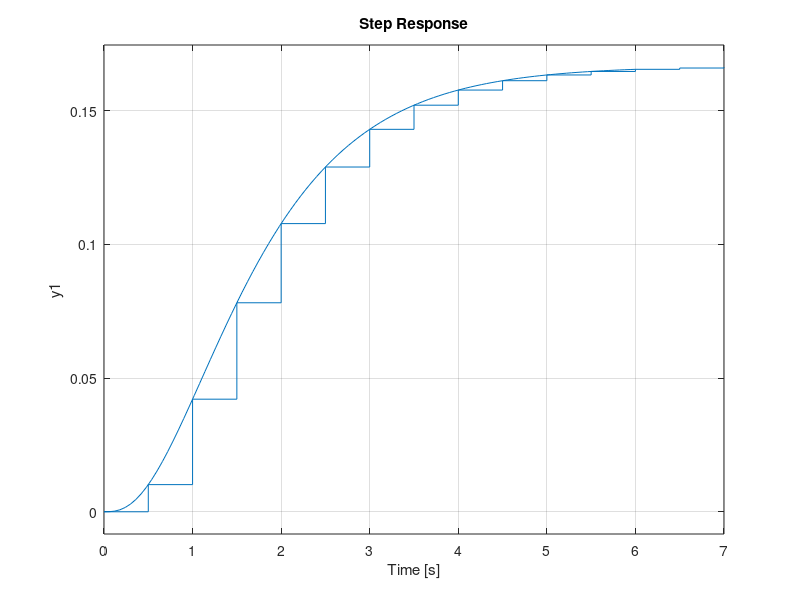

Write the MATLAB code that produced this figure.
A = [0 1;-0.2 -0.1];
B = [0; 1];
C = [1 0];
D = 0;
sys_c=tf(ss(A,B,C,D));
sys_d=c2d(sys_c,0.5,'zoh');
step(sys_c);hold on;
step(sys_d);
%%
t=0:0.5:10;
z=[];
p=[-1;-2;-3];
k=1;
[num,den]=zp2tf(z,p,k);
sys_c=tf(num,den);
sys_d=c2d(sys_c,0.5,'zoh');
step(sys_c);hold on;
step(sys_d);

